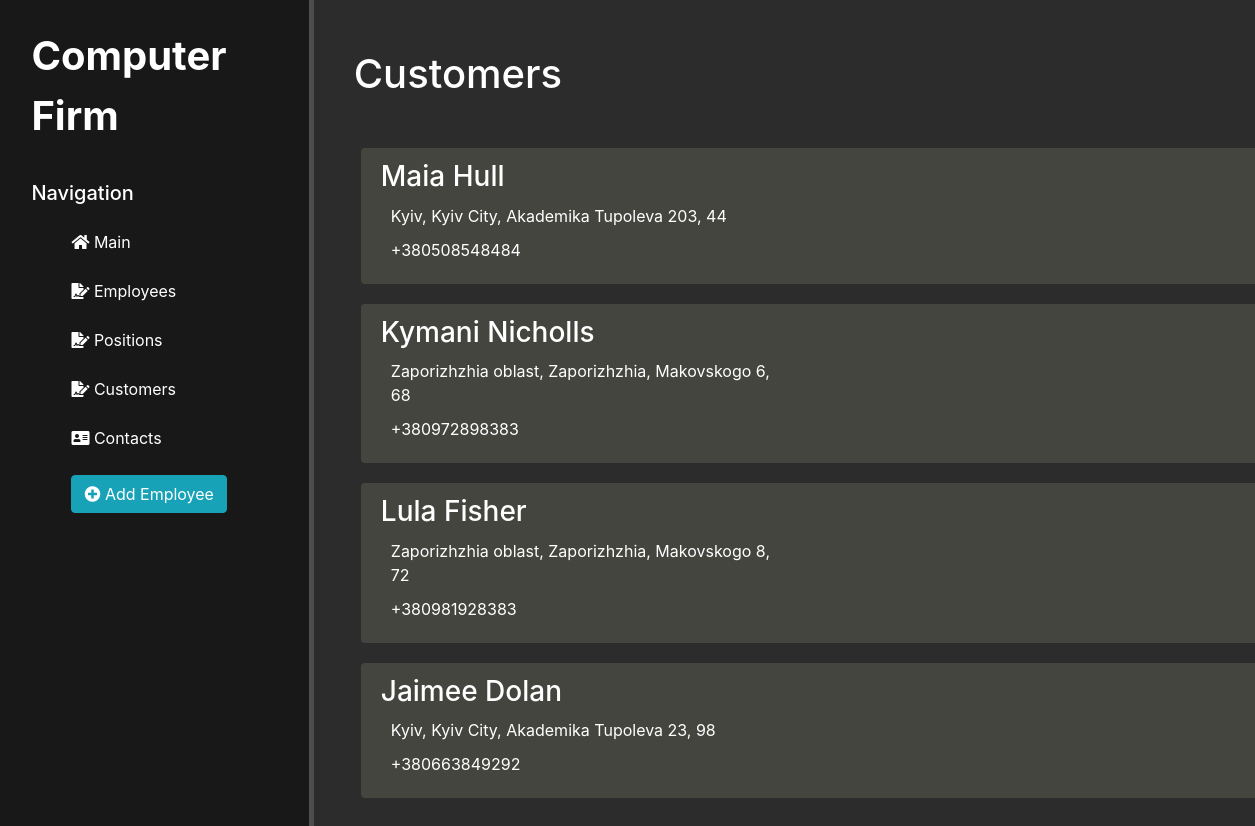
/customers_home, run on the app's committed database.
### main/models.py (models this page shows)
class Customers(models.Model):
    customer_id = models.AutoField('Customer ID', primary_key=True)
    first_name = models.CharField('First Name', max_length=50)
    second_name = models.CharField('Last Name', max_length=50)
    address = models.CharField('Address', max_length=100, null=True, blank=True)
    phone = models.CharField('Phone number', max_length=15)
    class Meta:
        verbose_name = 'Customer'
        verbose_name_plural = 'Customers'

### main/views.py (the view)
# urls.py: path('customers_home', views.customers_home, name='customers_home'),
def customers_home(request):
    customers = Customers.objects.all()
    return render(request, 'main/customers.html', {'customers': customers})

### main/templates/main/customers.html (shortened to what this page needs)
{% extends 'main/layout.html' %}
{% block content %}
    <div class="features-list">
        <h1>Customers</h1>
        {% for el in customers %}
            <div class="alert alert-warning">
                <h3>{{ el.first_name }} {{ el.second_name }}</h3>
                <p>{{ el.address }}</p>
                <p>+{{ el.phone }}</p>
            </div>
        {% endfor %}
    </div>
{% endblock %}

### main/static/main/css/main.css (style rules this page uses)
body { background: #2c2c2c; }
main .features-list { float: left; color: #fff; margin-top: 10px; text-align: center; width: 75%; }
main .features-list h1 { font-size: 40px; text-align: left; margin: 40px; }
main .features-list p { max-width: 400px; margin: 10px; }
.alert-warning { background: #454540; border: none; color: #fff; float: left; clear: both; width: 900px; margin: 10px 5%; text-align: left; }

### data on the page
Customers: first_name "Maia", second_name "Hull", address "Kyiv, Kyiv City, Akademika Tupoleva 203, 44", phone "380508548484"
Customers: first_name "Kymani", second_name "Nicholls", address "Zaporizhzhia oblast, Zaporizhzhia, Makovskogo 6, 68", phone "380972898383"
Customers: first_name "Lula", second_name "Fisher", address "Zaporizhzhia oblast, Zaporizhzhia, Makovskogo 8, 72", phone "380981928383"
Customers: first_name "Jaimee", second_name "Dolan", address "Kyiv, Kyiv City, Akademika Tupoleva 23, 98", phone "380663849292"
